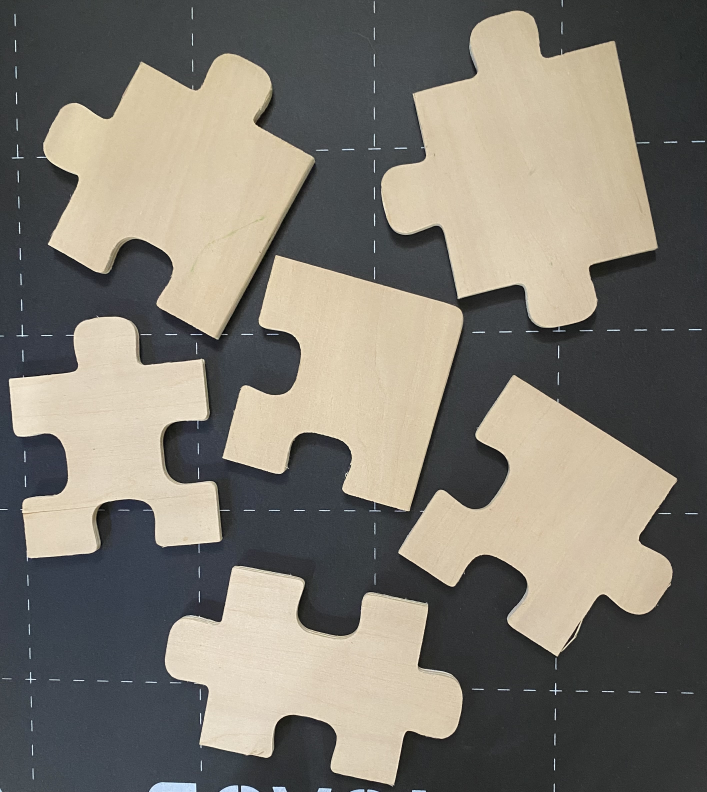
#> input picture IMG_9561.jpg, 2825 x 3168 px (shown at 1/4 size)
$ python getsides.py
#> lines starting #> are read from the running program, lines starting #| are printed output that depends on the picture; after the words box and inside, x2 and y2 are one past the last pixel; in counts of white or black regions, pixels touching at a corner belong together
### utils.py
from scipy.spatial.distance import directed_hausdorff
from PIL import Image
import numpy as np
from rdp import rdp
import cv2
from shapely.geometry import Polygon, LineString
import shapely
from scipy.interpolate import splprep, splev
from itertools import combinations
from collections import defaultdict
import sys, os


def resource_path(relative_path):
    """ Get absolute path to resource, works for dev and PyInstaller """
    try:
        # When running from the exe
        base_path = sys._MEIPASS
    except AttributeError:
        # When running from the .py file
        base_path = os.path.abspath(".")

    return os.path.join(base_path, relative_path)

# Example usage
image_path = resource_path("IMG_9561.jpg")
image = Image.open(image_path)
#> image is the input picture: PIL image 2825x3168 RGB; mean R, G, B 126, 121.6, 112.2

# [9 lines left out: function find_array_with_points, not called in this run]


def binarize_image(img, thresh=100, erode_iterations=2, kernel_size=3):
#> called with thresh = 100, erode_iterations = 2, kernel_size = 3
    img = img.convert('L')
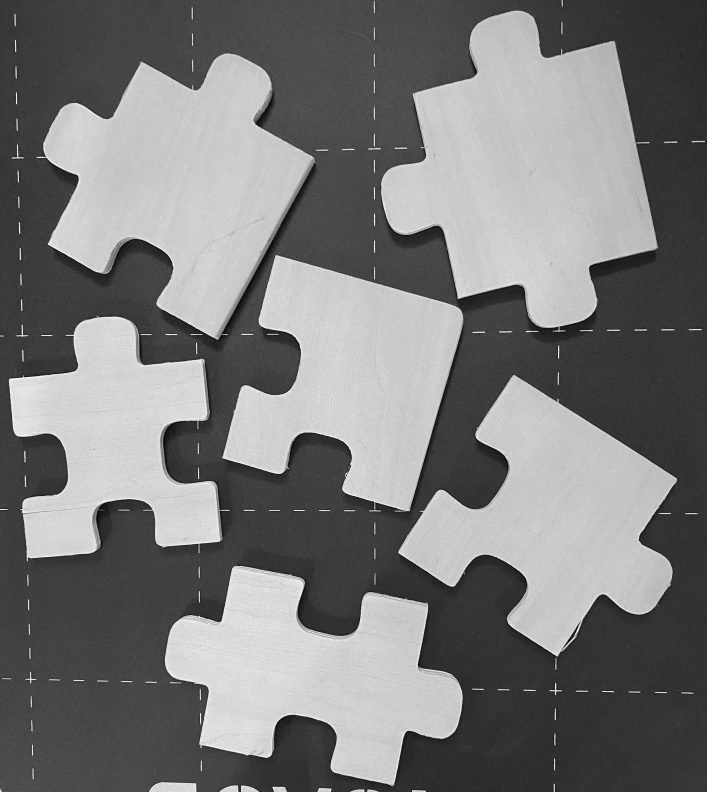
#> img: PIL image 2825x3168 L (shown at 1/4 size); min 0, max 255, mean 121.8
    img_np = np.array(img)
    binarized_np = (img_np > thresh).astype(np.uint8) * 255
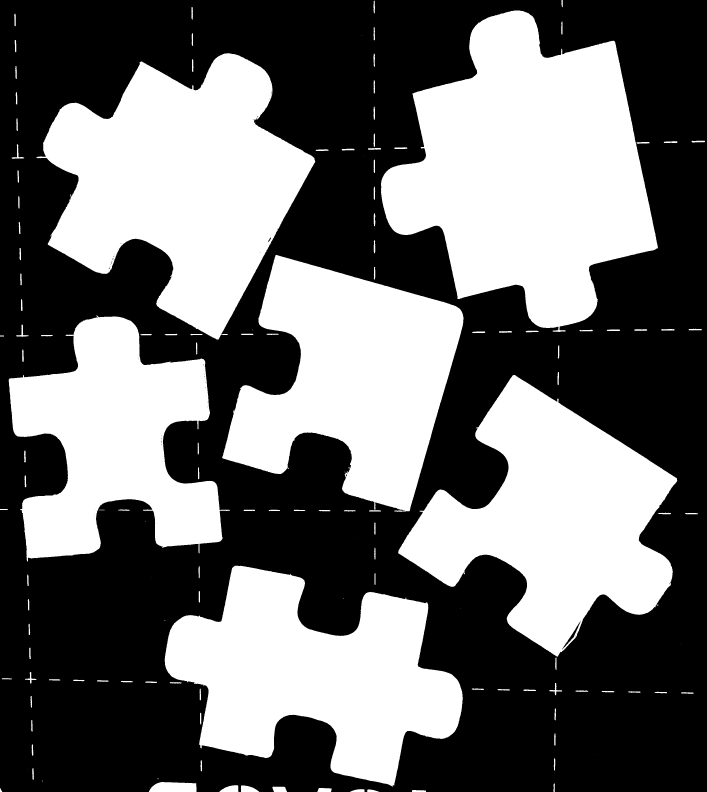
#> binarized_np: shape (3168, 2825) (shown at 1/4 size); 43.5% white; 150 white regions (26 under 20 px), largest, box (x1, y1, x2, y2) and area: (1524, 42, 2632, 1328) 869312, (146, 213, 1261, 1358) 713982, (1593, 1500, 2709, 2627) 618010

    kernel = np.ones((kernel_size, kernel_size), np.uint8)
    eroded_np = cv2.erode(binarized_np, kernel, iterations=erode_iterations)
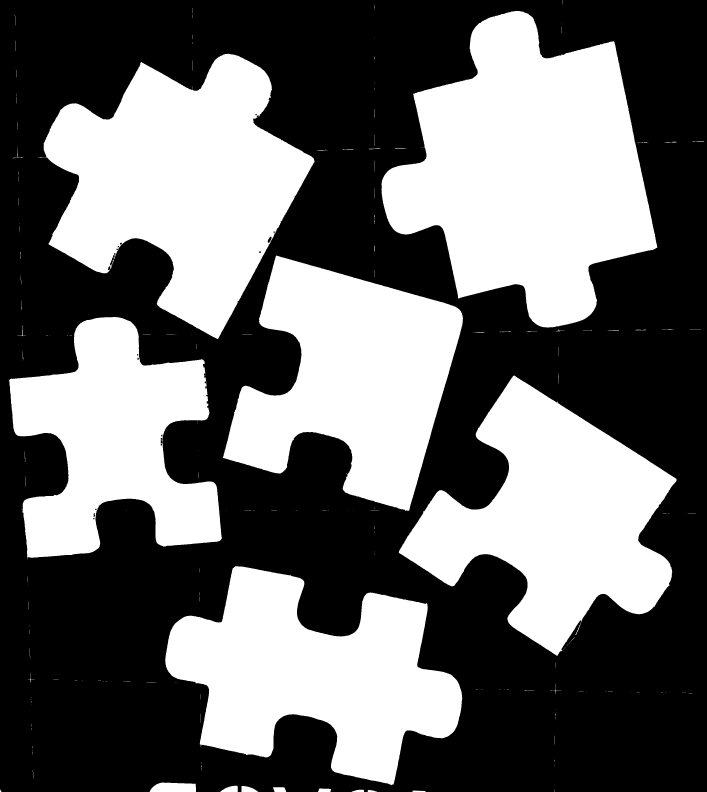
#> eroded_np: shape (3168, 2825) (shown at 1/4 size); 42.5% white; 193 white regions (110 under 20 px), largest, box (x1, y1, x2, y2) and area: (1526, 44, 2629, 1310) 858133, (152, 215, 1258, 1356) 701397, (1595, 1502, 2706, 2624) 605420
#> in getsides, `binarized, img_np = binarize_image(image)`: img_np: shape (3168, 2825); values 0 (black) and 1 (white), 42.5% white; 193 white regions (110 under 20 px)

    return Image.fromarray(eroded_np), eroded_np // 255


def get_blobs(binarized_np, min_area=50000, draw_on=None):
#> called with min_area = 50000
    binary = (binarized_np * 255).astype(np.uint8) if binarized_np.max() <= 1 else binarized_np.copy()
    contours, _ = cv2.findContours(binary, cv2.RETR_EXTERNAL, cv2.CHAIN_APPROX_SIMPLE)
#> contours = 193 contours, 165 with area under 20; largest, box (x1, y1, x2, y2) and area: (1526, 44, 2629, 1310) 856044, (152, 215, 1258, 1356) 699920, (1595, 1502, 2706, 2624) 603522, (661, 2265, 1849, 3141) 585869, (891, 1022, 1852, 2044) 557860

    boxes = []
    for contour in contours:
        # Skip small areas
        if cv2.contourArea(contour) < min_area:
            continue
        rect = cv2.minAreaRect(contour)
        box = cv2.boxPoints(rect)
        box = np.intp(box)

        boxes.append(box)

        if draw_on is not None:
            cv2.drawContours(draw_on, [box], 0, (0, 255, 0), 2)
#> this loop made 193 passes
#> contour on passes 4, 10, 13: [[2216, 3158], [2216, 3167]], [[2216, 3140], [2216, 3141]], [[2217, 3063], [2217, 3065]]
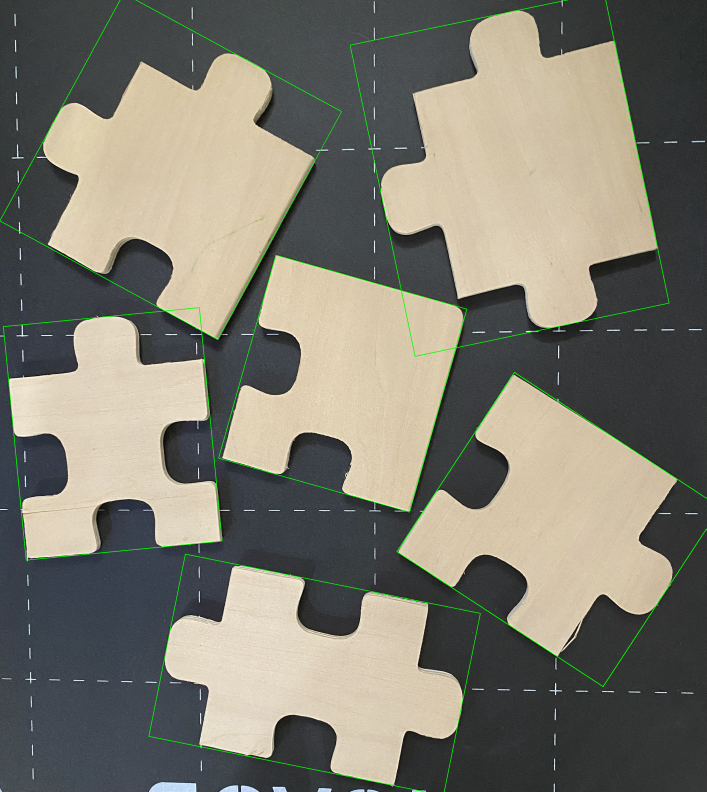
#> draw_on: shape (3168, 2825, 3) (shown at 1/4 size); mean R, G, B 125.3, 122.8, 111.6
#> after the loop, boxes = 6 items

    print(f"Detected {len(boxes)} rotated blobs.")
#| Detected 6 rotated blobs.
    return boxes


# noinspection PyTypeChecker
def get_edge(binarized_np, boxes, sample_every=5):
#> called with sample_every = 5
    geometries = []

    for box in boxes:
        mask = np.zeros_like(binarized_np, dtype=np.uint8)
        cv2.drawContours(mask, [box], 0, color=255, thickness=-1)

        blob = cv2.bitwise_and(binarized_np, mask)

        cnts, _ = cv2.findContours(blob, mode=cv2.RETR_EXTERNAL, method=cv2.CHAIN_APPROX_NONE)
        if cnts:
            largest = max(cnts, key=cv2.contourArea)
            largest = largest.reshape(-1, 2)
            sampled = largest[::sample_every]

            if len(sampled) >= 3:
                poly = Polygon(sampled)
                print(f"Box → Contour points: {len(sampled)} | Valid: {poly.is_valid} | Area: {poly.area:.2f}")
                if not poly.is_valid:
                    print("⚠ Invalid polygon — attempting fix...")
                    poly = poly.buffer(0)

                if poly.is_valid:
                    geometries.append(poly)
            elif len(sampled) >= 2:
                geometries.append(LineString(sampled))
#> this loop made 6 passes
#> box on passes 1 to 6: [[1774, 3182], [595, 2945], [741, 2216], [1921, 2453]], [[2412, 2746], [1587, 2206], [2057, 1489], [2882, 2029]], [[104, 2240], [13, 1306], [797, 1230], [888, 2164]], [[1638, 2048], [874, 1832], [1103, 1020], [1867, 1236]], [[870, 1358], [-1, 883], [494, -27], [1366, 446]], [[1660, 1425], [1400, 180], [2416, -31], [2676, 1212]]
#> (printed output is left out)
#> pass 1, in get_edge, `blob = cv2.bitwise_and(binarized_np, mask)`:
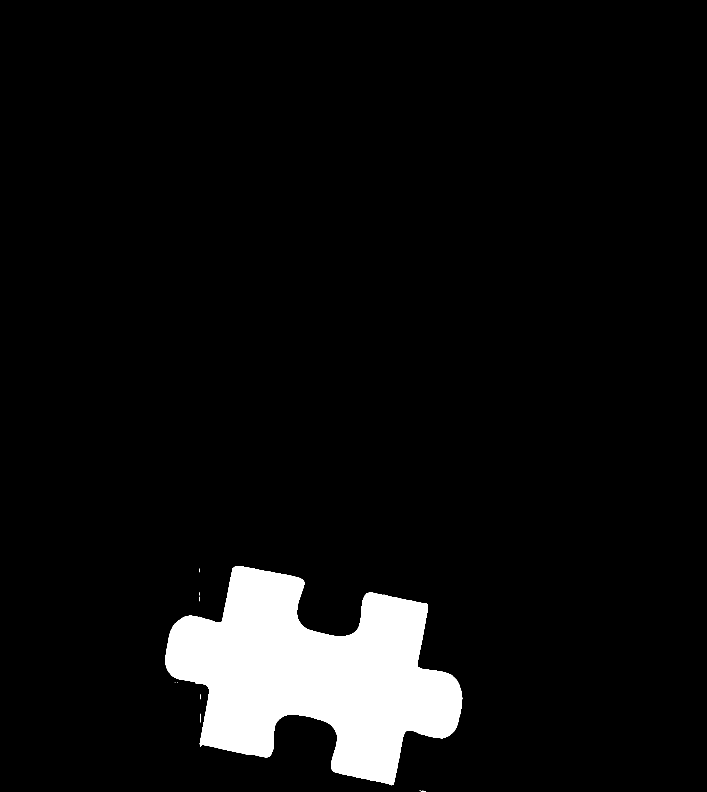
#> blob: shape (3168, 2825) (shown at 1/4 size); values 0 (black) and 1 (white), 6.6% white; 9 white regions (5 under 20 px), largest, box (x1, y1, x2, y2) and area: (661, 2265, 1849, 3141) 587949, (1678, 3163, 1702, 3168) 53, (802, 2855, 803, 2890) 35, (801, 2777, 802, 2797) 20
#> after the loop: blob: shape (3168, 2825); values 0 (black) and 1 (white), 10.1% white; 20 white regions (10 under 20 px), largest, box (x1, y1, x2, y2) and area: (1526, 44, 2629, 1310) 858125, (1605, 1164, 1852, 1426) 43391, (1580, 592, 1626, 594) 83
#> after the loop:
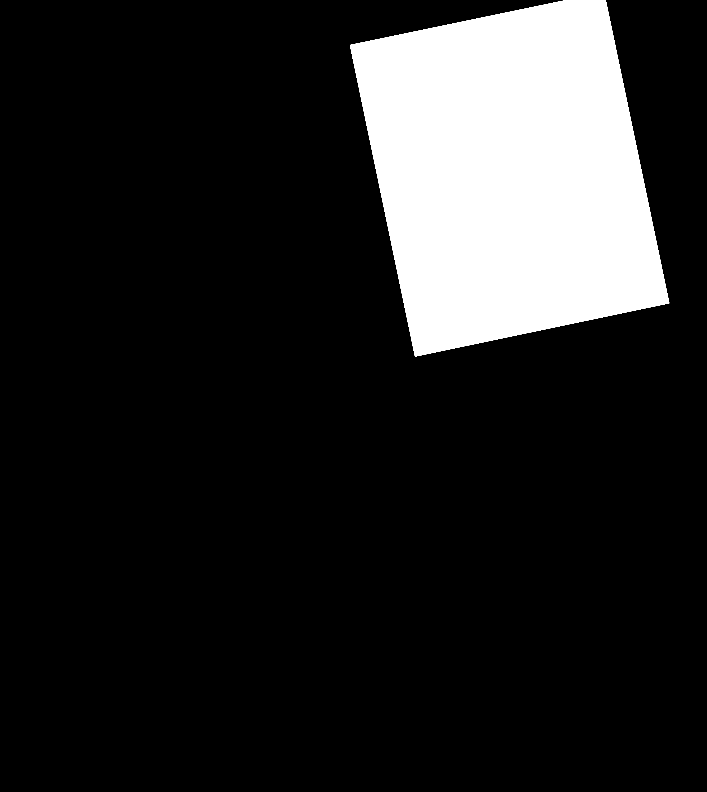
#> mask: shape (3168, 2825) (shown at 1/4 size); 14.7% white; 1 white region, box (x1, y1, x2, y2) and area: (1400, 0, 2677, 1426) 1318540
#> after the loop, geometries = 6 items

    return geometries


def get_centroid(polygon):
    return shapely.centroid(polygon)


# [25 lines left out: functions get_polygon_size, label_box_corners, not called in this run]

def get_side_corners(combo):
    side_ends = [[combo[1], combo[2]], [combo[2], combo[3]], [combo[3], combo[4]], [combo[4], combo[1]]]
    return side_ends
# noinspection PyTypeChecker
def detect_polygon_corners_by_rdp(polygon, ax2=None, epsilon=125, std_tol=0.2, min_length=550, ax=None):
    coords = np.array(polygon.exterior.coords[:-1])  # Remove duplicate end point
    simplified = rdp(coords, epsilon=epsilon)
    candidate_corners = list(enumerate(simplified))
    if ax:
        for idx, pt in candidate_corners:
            ax.plot(pt[0], pt[1], 'ro', markersize=3)

    if len(candidate_corners) < 4:
        return [], candidate_corners, {}

    best_combo = None
    lowest_std = float('inf')

    for combo in combinations(candidate_corners, 4):
        points = [pt for _, pt in combo]
        sorted_points = sorted(
            points, key=lambda p: np.arctan2(p[1] - polygon.centroid.y, p[0] - polygon.centroid.x)
        )
        # ✅ Side length check
        side_lengths = [
            np.linalg.norm(sorted_points[i] - sorted_points[(i + 1) % 4])
            for i in range(4)
        ]

        if any(length < min_length for length in side_lengths):
            continue
        std_dev = np.std(side_lengths) / np.mean(side_lengths)
        if std_dev < std_tol and std_dev < lowest_std:
            best_combo = sorted_points
            lowest_std = std_dev

    if best_combo is None:
        return [], candidate_corners, {}
    rdp_indices = [np.argmin(np.linalg.norm(coords - corner, axis=1)) for corner in best_combo]
    sorted_pairs = sorted(zip(rdp_indices, best_combo), key=lambda x: x[0])
    ordered_indices = [idx for idx, _ in sorted_pairs]

    side_points = []
    for i in range(4):
        start = ordered_indices[i]
        end = ordered_indices[(i + 1) % 4]

        if start < end:
            segment = coords[start:end + 1]
        else:
            segment = np.concatenate((coords[start:], coords[:end + 1]), axis=0)

        side_points.append(np.array(segment))

    point_to_sides = defaultdict(list)
    for side_idx, side in enumerate(side_points):
        for pt in map(tuple, side):
            point_to_sides[pt].append(side_idx)

    for pt, sides in point_to_sides.items():
        if len(sides) > 1:
            if ax2:
                ax2.plot(pt[0], pt[1], 'yx', markersize=10)

    print(f"Detected {len(side_points)} sides")
    labeled = label_box_corners(best_combo)
    side_index_dict = {}
    for j, i in enumerate(get_side_corners(labeled)):
        side_index_dict[j] = find_array_with_points(side_points, i)
    print("SIDE INDEX DICTIONARY:", side_index_dict)
    return side_points, candidate_corners, side_index_dict


# [184 lines left out: functions classify_side_shape, normalized, norm_align, matching_score, sanity_check_polygon, side_to_dict and 2 more, not called in this run]


def split_list(lst, chunk_size=4):
    return [lst[i:i + chunk_size] for i in range(0, len(lst), chunk_size)]


# [29 lines left out: function orient_sides_from_corners, not called in this run]

### getsides.py
from utils import *
import matplotlib
matplotlib.use("TkAgg", force=True)

import matplotlib.pyplot as plt
import numpy as np
from side import Side
# === Run pipeline ===
from shapely.geometry import Polygon, MultiPolygon, LineString

def plot_geometries(geometries):
    fig, ax = plt.subplots()
    ax.set_aspect('equal')
    ax.set_title("Visualized Geometries")

    for geom in geometries:
        if isinstance(geom, Polygon):
            x, y = geom.exterior.xy
            ax.plot(x, y, 'b')
        elif isinstance(geom, MultiPolygon):
            for poly in geom.geoms:
                x, y = poly.exterior.xy
                ax.plot(x, y, 'g')
        else:
            print(f"⚠️ Skipping unknown geometry type: {type(geom)}")

    ax.invert_yaxis()
    plt.tight_layout()
    plt.show()
def getsides():
    import json
    piece_count = 0  # Label for each piece
    binarized, img_np = binarize_image(image)

    # === Show binary image ===
    fig_bin, ax_bin = plt.subplots()
    ax_bin.set_title("Binarized Image")
    ax_bin.imshow(binarized, cmap='gray')
    ax_bin.axis('off')
    fig_bin.tight_layout()
    fig_bin.savefig("binarized_image.png")

    img_draw = np.array(image.convert("RGB"))  # For visualization
    boxes = get_blobs(img_np, draw_on=img_draw)
    geometries = get_edge(img_np, boxes, sample_every=5)
#> geometries = 6 items
    print(f"Extracted {len(geometries)} geometries")
#| Extracted 6 geometries
    # === Plotting ===
    fig, ax = plt.subplots()
    fig2, ax2 = plt.subplots()
    ax.set_aspect('equal')
    ax2.set_aspect('equal')
    ax.set_title("Piece Shapes with Labels")
    ax2.set_title("Detected Sides with Index Labels")
    fig3, ax3 = plt.subplots()
    ax3.set_title("All Rotated Sides")
    ax3.set_aspect('equal')
    ax3.grid(True)  # <-- Add this line to show grid
    ax3.legend(fontsize=6)

    sides_list = []
    sides_list_copy = []
    # Clear data file
    with open("pieces_data.json", "w") as f:
        json.dump([], f)
    with open("types_data.json", "w") as f:
        json.dump([], f)
    for geom in geometries:

        if isinstance(geom, Polygon):
            polygons = [geom]
        elif isinstance(geom, MultiPolygon):
            polygons = list(geom.geoms)
        elif isinstance(geom, LineString):
            coords = list(geom.coords)
            x_vals = [pt[0] for pt in coords]
            y_vals = [pt[1] for pt in coords]
            ax.plot(x_vals, y_vals, color='gray', linewidth=1, linestyle='--')
            continue
        else:
            print(f"⚠️ Skipping unknown geometry type: {type(geom)}")
            continue

        for poly in polygons:
            piece_count += 1
            # Draw the outline of the piece
            x, y = poly.exterior.xy
            ax.plot(x, y, color='black', linewidth=2)

            # Label piece number at its centroid
            centroid = poly.centroid
            ax.text(centroid.x, centroid.y, str(piece_count), fontsize=10, fontweight='bold',
                    color='black', ha='center', va='center', bbox=dict(facecolor='white', alpha=0.6, edgecolor='none'))

            # Detect sides

            sides, candidate_corners, side_index_dict = detect_polygon_corners_by_rdp(poly, ax2)
            # Plot corners
            for idx, pt in candidate_corners:
                ax.plot(pt[0], pt[1], 'ro', markersize=4)
                ax2.plot(pt[0], pt[1], 'ro', markersize=4)

            if not sides:
                print("❌ No valid quad for this polygon")
                continue
            cmap = plt.get_cmap('tab20')
            for i in side_index_dict:
                side_arr = np.array(side_index_dict[i])
                side_arr_copy = rotate_points_to_nearest_right_angle(side_arr)
                if len(side_arr) < 2:
                    print(f"️ Skipping side {i} with too few points")
                    continue

                side_obj = Side(list(tuple(i) for i in side_arr.tolist()), i)
                side_obj_copy = Side(list(tuple(i) for i in side_arr_copy.tolist()), i)
                sides_list_copy.append(side_obj_copy)
                sides_list.append(side_obj)

                # Color based on index
                color = cmap(i % 20)

                ax2.plot(side_arr[:, 0], side_arr[:, 1], color=color, linewidth=2)

                # === Label side with type ===
                mid_idx = len(side_arr) // 2
                mid_pt = side_arr[mid_idx]
                label = str(side_obj.side_index)  # 'F', 'I', 'O'

                ax2.text(mid_pt[0], mid_pt[1], label, fontsize=8, color='blue',
                         ha='center', va='center',
                         bbox=dict(facecolor='white', alpha=0.6, edgecolor='none'))
#> this loop made 1 pass
#> after the loop, piece_count = 1; sides_list = []; sides_list_copy = []

    # === Save side metadata
    sides_list = split_list(sides_list)
    figures = []
    axes = []
    with open("pieces_data.json", "r") as f:
        data = json.load(f)
    with open("types_data.json", "r") as f:
        data2 = json.load(f)
    for j, i in enumerate(sides_list_copy):
        side_arr2 = np.array(i.side_points)
        cmap = plt.get_cmap('tab20')
        color = cmap(j % 20)
        ax3.plot(side_arr2[:, 0], side_arr2[:, 1], label=f"Side {j} - Type {classify_side_shape(i)}, Index {i.side_index}", color=color)
        mid_pt = side_arr2[len(side_arr2) // 2]
        ax3.text(mid_pt[0], mid_pt[1], str(i.side_index), fontsize=8)

        data2.append(classify_side_shape(i))

    ax3.set_title("All Rotated Sides")
    ax3.set_aspect('equal')
    ax3.legend(fontsize=6)
    fig3.tight_layout()

    with open("types_data.json", "w") as f:
        json.dump(data2, f, indent=4)
    for i, piece_sides in enumerate(sides_list):
        piece_data = {
            "piece_number": int(i),
            "sides": []
        }

        for r in piece_sides:
            ax2.plot(r.x, r.y, 'ko')  # optional: show a dot at center
            ax2.text(r.x, r.y, str(r.side_index), fontsize=10, color='red')
            side_data = {
                "side_points": [list(map(float, pt)) for pt in r.side_points],
                "side_index": int(r.side_index),
                "side_length": float(r.length),
                "side_angle": float(r.angle),
                "side_normalized": [list(map(float, pt)) for pt in r.normalized_points] if r.normalized_points is not None
 else [],
                "p1": list(map(float, r.p1)),
                "p2": list(map(float, r.p2)),
                "side_id": r.side_id,
                "side_data": str(r)
            }
            piece_data["sides"].append(side_data)

        data.append(piece_data)

    with open("pieces_data.json", "w") as f:
        json.dump(data, f, indent=4)

    # === Show and save plots ===
    fig.tight_layout()
    fig2.tight_layout()
    fig.gca().invert_yaxis()
    fig2.gca().invert_yaxis()
    fig3.gca().invert_yaxis()
    print('done')
    # Optional: save figures as images
    fig.savefig("piece_shapes.png")
    fig2.savefig("side_segments.png")
    # Show plots
    plt.ioff()  # interactive mode
    plt.show(block=True)


if __name__ == "__main__":
    getsides()
#> (the call stopped at in detect_polygon_corners_by_rdp, `simplified = rdp(coords, epsilon=epsilon)`: rdp is not available in this run)
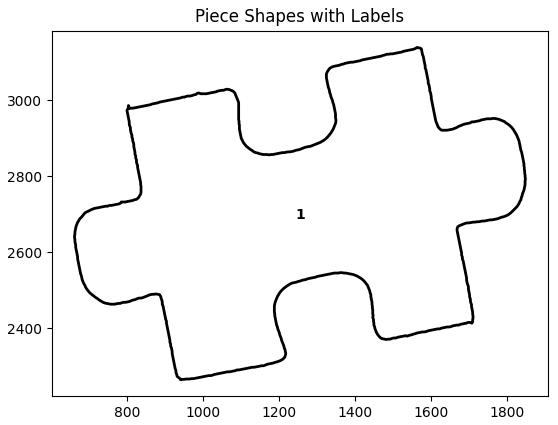
#> figure drawn by matplotlib, 1 panel
